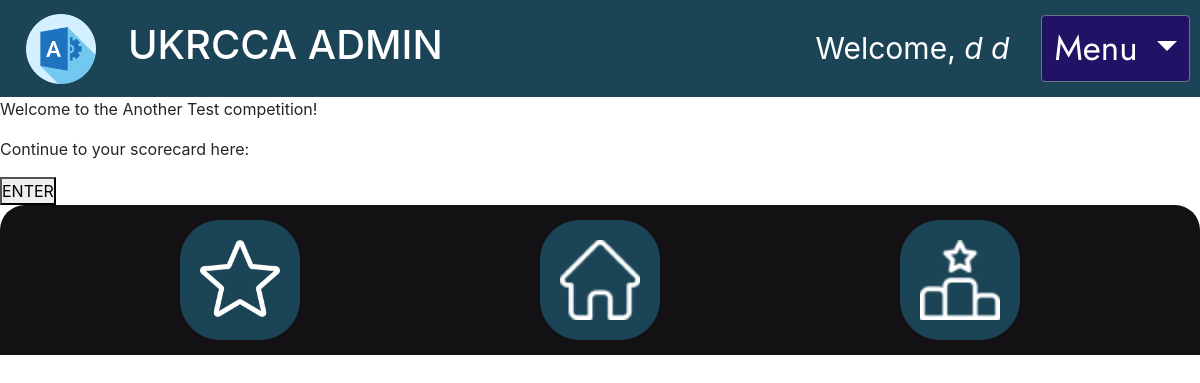
Page /comp/CXGTWOWNBL/ (signed in) on the committed database.
### database/models.py (models this page shows, shortened)
class NewUser(AbstractBaseUser, PermissionsMixin):
    email = models.EmailField(_('email address'), unique=True, error_messages={
                              'unique': 'The email you entered already exists.'})
    user_name = models.CharField(max_length=150, unique=True, error_messages={
                                 'unique': 'The username you entered already exists.'})
    first_name = models.CharField(max_length=150, blank=True)
    last_name = models.CharField(max_length=150, blank=True)
    start_date = models.DateTimeField(default=timezone.now)
    about = models.TextField(_(
        'about'), max_length=500, blank=True)
    is_staff = models.BooleanField(default=False)
    is_active = models.BooleanField(default=False)
    objects = CustomAccountManager()
    USERNAME_FIELD = 'email'
    REQUIRED_FIELDS = ['user_name', 'first_name', 'last_name']

class Competition(models.Model):
    name = models.CharField(max_length=100)
    location = models.CharField(max_length=50)
    no_of_rounds = models.IntegerField(validators=[MinValueValidator(
        1, message='Please enter a number greater than or equal to 1'), MaxValueValidator(30, message='Please enter a number less than or equal to 30')])
    gates_per_round = models.IntegerField(
        validators=[MinValueValidator(1), MaxValueValidator(30)])
    ruleset = models.ForeignKey(Ruleset, on_delete=models.CASCADE)
    ref_code = models.CharField(
        max_length=10,
        blank=True,
        editable=False,
        unique=True,
        default=get_random_string(
            5, allowed_chars=string.ascii_uppercase + string.digits)
    )

### database/views.py (the view)
# urls.py: path('comp/<str:ref>/', views.comp_test, name='competition'),
@login_required
def comp_test(request, ref):
    context = {
        'comp': Competition.objects.get(ref_code=f'{ref}')
    }
    try:
        return render(request, "competition_register/comp_test.html", context)
    except Competition.DoesNotExist:
        return render(request, "competition_register/not-found.html")

### database/templates/competition_register/comp_test.html
{% extends 'base1.html' %}
{% load static %}
{% block head %}
<link rel="stylesheet" href="{% static 'home.css' %}">
{% endblock %}
{% block content %}
<p>Welcome to the <a>{{comp.name}}</a> competition!</p>
<p>Continue to your scorecard here:</p>
<form action="{% url 'score' %}">
    <button>ENTER</button>
</form>
{% endblock %}

### database/templates/base1.html (shortened to what this page needs)
{% load static %}
<link rel="stylesheet" href="https://cdn.jsdelivr.net/npm/bootstrap@4.0.0/dist/css/bootstrap.min.css"
>
<link rel="stylesheet" href="{% static 'base1.css' %}" />
{% block head %}
{% endblock %}
{% if user.is_staff == False %}
<div class="headerContainer"
  style="margin-bottom: 3vh; display: flex; justify-content: space-between; align-items: center;">
  <a href={% block back %}{% endblock %}><img src="{% static 'back.png' %}" alt="" /></a>
  <div class="pageName" style="padding-top: 20px; margin-left: 15%;">{% block pagename %}{% endblock %}</div>
  {% if user.is_authenticated %}
  <a href="{% url 'logout' %}" class="button"
    style="font-size: 35px; display: flex; align-items: center; text-decoration: none; color: #ffffff; gap: 5px; margin-right: 20px;">
    <svg xmlns="http://www.w3.org/2000/svg" height="70" width="70" fill="currentColor" class="bi bi-door-open"
      viewBox="0 0 16 16" style="padding-right: 5px; height: 40px; width: 40px;">
      <path d="M8.5 10c-.276 0-.5-.448-.5-1s.224-1 .5-1 .5.448.5 1-.224 1-.5 1z" />
      <path
        d="M10.828.122A.5.5 0 0 1 11 .5V1h.5A1.5 1.5 0 0 1 13 2.5V15h1.5a.5.5 0 0 1 0 1h-13a.5.5 0 0 1 0-1H3V1.5a.5.5 0 0 1 .43-.495l7-1a.5.5 0 0 1 .398.117zM11.5 2H11v13h1V2.5a.5.5 0 0 0-.5-.5zM4 1.934V15h6V1.077l-6 .857z" />
    </svg> LOGOUT
  </a>
  {% else %}
  <a href="{% url 'auth-login' %}" class="button"
    style="font-size: 40px; display: flex; align-items: center; text-decoration: none; color: #ffffff; gap: 5px; margin-right: 20px;">
    <svg xmlns="http://www.w3.org/2000/svg" width="70" height="70" fill="currentColor" class="bi bi-door-open"
      viewBox="0 0 16 16" style="padding-right: 5px;">
      <path d="M8.5 10c-.276 0-.5-.448-.5-1s.224-1 .5-1 .5.448.5 1-.224 1-.5 1z" />
      <path
        d="M10.828.122A.5.5 0 0 1 11 .5V1h.5A1.5 1.5 0 0 1 13 2.5V15h1.5a.5.5 0 0 1 0 1h-13a.5.5 0 0 1 0-1H3V1.5a.5.5 0 0 1 .43-.495l7-1a.5.5 0 0 1 .398.117zM11.5 2H11v13h1V2.5a.5.5 0 0 0-.5-.5zM4 1.934V15h6V1.077l-6 .857z" />
    </svg> LOGIN
  </a>
  {% endif %}
</div>
{% else %}
<div class="head-wrap" style="width: 100%; padding: 0; margin: 0;">
  <div class="head-head">
    <div class="top">
      <a href="{% url 'home' %}"><img src="{% static 'admin.png' %}" alt="" class="admin-logo"
          style="height: 70px; margin-left:1rem;"></a>
      <h1 class="logo-title">UKRCCA ADMIN</h1>
    </div>
    <div class="right">
      <p class="greeting" style="font-size: 30px!important;">Welcome, <i>{{ user.first_name }} {{ user.last_name }}</i>
      </p>
      <div class="dropdown">
        <button class="btn btn-secondary dropdown-toggle"
          style="font-size: 35px!important; font-family: 'Jost', sans-serif; background-color: #221266;" type="button"
          id="dropdownMenuButton" data-toggle="dropdown" aria-haspopup="true" aria-expanded="false">
          Menu
        </button>
      </div>
    </div>
  </div>
</div>
{% endif %}
{% block content %}{% endblock %}
<div class="footerContainer">
  <div class="iconBox">
    <a href="{% url 'score' %}"><img class="score" src="{% static 'star.png' %}" alt="" /></a>
  </div>
  <div class="iconBox">
    <a href="{% url 'home' %}"><img src="{% static 'home.png' %}" alt="" /></a>
  </div>
  <div class="iconBox">
    <a href="{% url 'lboard' %}"><img src="{% static 'lboard.png' %}" alt="" /></a>
  </div>
</div>

### database/static/base1.css (style rules this page uses)
* { padding: 0; margin: 0; box-sizing: border-box; }
.head-head { background-color: #1B4557; width: 100%; display: flex; align-items: center; justify-content: space-between; padding: 10px; }
.top { display: flex; gap: 2rem; align-items: center; }
.right { display: flex; align-items: center; justify-content: center; gap: 2rem; }
.logo-title, .greeting { color: white; }
p.greeting { color: white; margin-top: 1rem; font-size: 22px; }
.footerContainer { position: absolute; bottom: 0; left: 0; background-color: #141115; width: 100%; height: 150px; display: flex; align-items: center; justify-content: space-evenly; border-radius: 25px 25px 0 0; }
.iconBox img { height: 80px; }
.iconBox { background-color: #1b4557; height: 80%; padding: 20px; border-radius: 40px 40px 40px 40px; margin-left: 5vw; margin-right: 5vw; }

### database/static/home.css (style rules this page uses)
* { padding: 0; margin: 0; box-sizing: border-box; }
.footerContainer { bottom: 0; left: 0; }
.footerContainer, .headerContainer { position: sticky; z-index: 4; }

### rows in the picture
NewUser: first_name "d", last_name "d"
Competition: name "Another Test"
